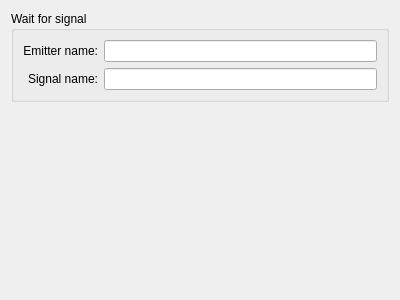
<?xml version="1.0" encoding="UTF-8"?>
<ui version="4.0">
 <class>WaitForSignalWidget</class>
 <widget class="QWidget" name="WaitForSignalWidget">
  <property name="geometry">
   <rect>
    <x>0</x>
    <y>0</y>
    <width>400</width>
    <height>300</height>
   </rect>
  </property>
  <property name="windowTitle">
   <string comment="@title">Edit signal to wait for</string>
  </property>
  <property name="whatsThis">
   <string comment="@info:whatsthis">&lt;para&gt;Set the emitter name and the signal to wait for.&lt;/para&gt;</string>
  </property>
  <layout class="QVBoxLayout" name="WaitForSignalVerticalLayout">
   <item>
    <widget class="QGroupBox" name="waitForSignalGroupBox">
     <property name="title">
      <string comment="@title:group">Wait for signal</string>
     </property>
     <layout class="QHBoxLayout" name="waitForSignalGroupBoxHorizontalLayout">
      <item>
       <layout class="QVBoxLayout" name="labelVerticalLayout">
        <item>
         <widget class="QLabel" name="emitterNameLabel">
          <property name="text">
           <string comment="@label:textbox">Emitter name:</string>
          </property>
          <property name="alignment">
           <set>Qt::AlignRight|Qt::AlignTrailing|Qt::AlignVCenter</set>
          </property>
          <property name="buddy">
           <cstring>emitterNameLineEdit</cstring>
          </property>
         </widget>
        </item>
        <item>
         <widget class="QLabel" name="signalNameLabel">
          <property name="text">
           <string comment="@label:textbox">Signal name:</string>
          </property>
          <property name="alignment">
           <set>Qt::AlignRight|Qt::AlignTrailing|Qt::AlignVCenter</set>
          </property>
          <property name="buddy">
           <cstring>signalNameLineEdit</cstring>
          </property>
         </widget>
        </item>
       </layout>
      </item>
      <item>
       <layout class="QVBoxLayout" name="valueVerticalLayout">
        <item>
         <widget class="KLineEdit" name="emitterNameLineEdit">
          <property name="whatsThis">
           <string comment="@info:whatsthis">&lt;para&gt;The name of the QObject that emits the signal.&lt;/para&gt;
&lt;para&gt;Note that the name is not the class of the object, but the string returned by its objectName() method.&lt;/para&gt;</string>
          </property>
         </widget>
        </item>
        <item>
         <widget class="KLineEdit" name="signalNameLineEdit">
          <property name="whatsThis">
           <string comment="@info:whatsthis">&lt;para&gt;The name of the signal.&lt;/para&gt;
&lt;para&gt;The name must be written as &lt;em&gt;signalName(TypeOfFirstArgument, TypeOfSecondArgument, TypeOfThirdArgument...)&lt;/em&gt;, without including &lt;em&gt;SIGNAL()&lt;/em&gt; wrapping text.&lt;/para&gt;</string>
          </property>
         </widget>
        </item>
       </layout>
      </item>
     </layout>
    </widget>
   </item>
   <item>
    <spacer name="waitForSignalWidgetSpacer">
     <property name="orientation">
      <enum>Qt::Vertical</enum>
     </property>
     <property name="sizeHint" stdset="0">
      <size>
       <width>20</width>
       <height>20</height>
      </size>
     </property>
    </spacer>
   </item>
  </layout>
 </widget>
 <customwidgets>
  <customwidget>
   <class>KLineEdit</class>
   <extends>QLineEdit</extends>
   <header>klineedit.h</header>
  </customwidget>
 </customwidgets>
 <resources/>
 <connections/>
</ui>
